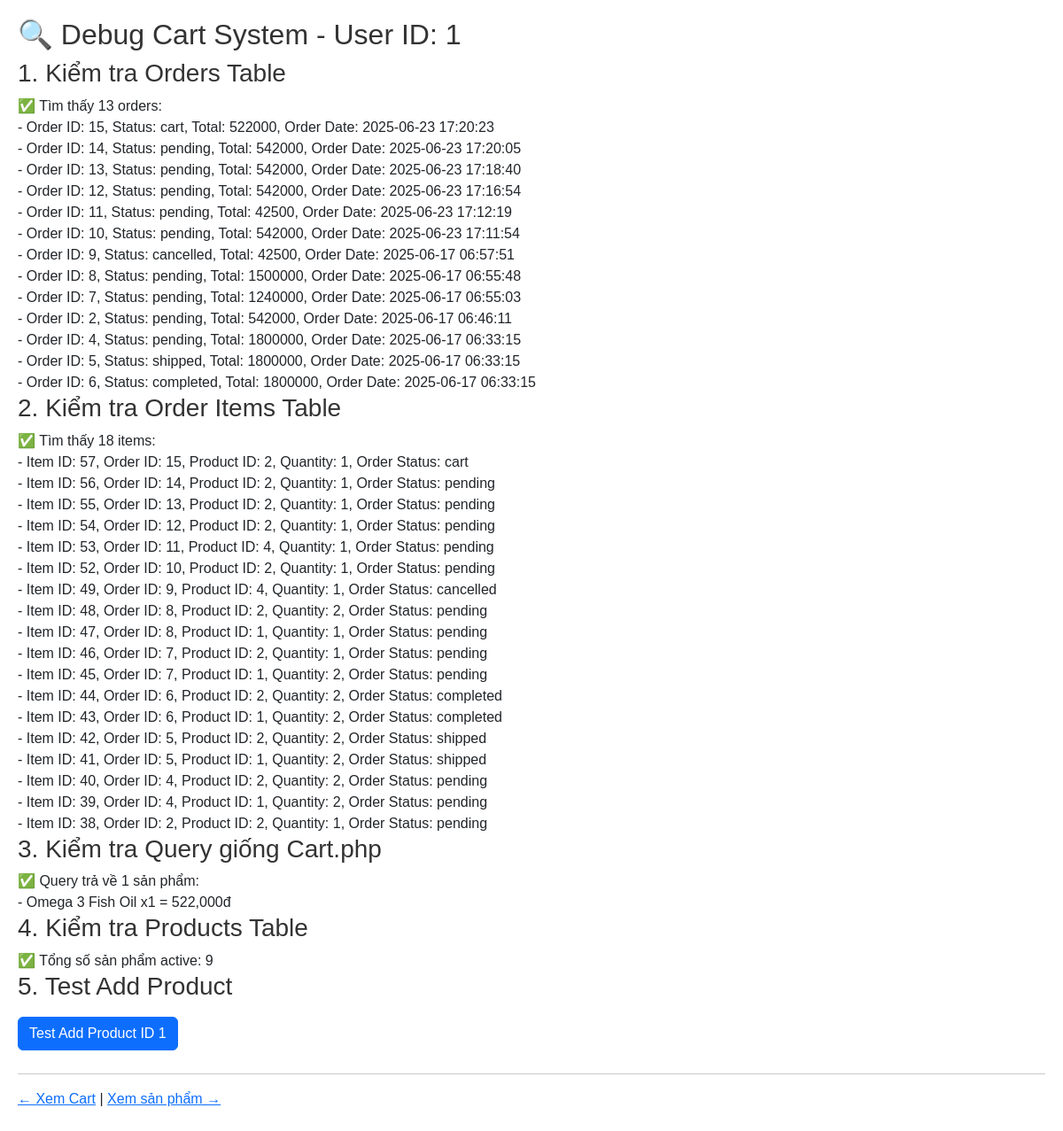
/debug/debug_cart.php (signed in), run on the app's committed database.
### tables this page shows
CREATE TABLE `orders` (
  `order_id` int(11) NOT NULL,
  `user_id` int(11) NOT NULL,
  `address_id` int(11) DEFAULT NULL,
  `shipping_address` text DEFAULT NULL,
  `total` decimal(16,0) DEFAULT NULL,
  `payment_method` varchar(50) DEFAULT NULL,
  `payment_status` varchar(50) DEFAULT 'pending',
  `status` enum('cart','pending','processing','shipped','completed','cancelled') DEFAULT 'cart',
  `order_note` text DEFAULT NULL,
  `order_date` timestamp NOT NULL DEFAULT current_timestamp(),
  `updated_at` datetime DEFAULT current_timestamp() ON UPDATE current_timestamp()
);

CREATE TABLE `order_items` (
  `item_id` int(11) NOT NULL,
  `order_id` int(11) NOT NULL,
  `product_id` int(11) NOT NULL,
  `quantity` int(11) NOT NULL,
  `unit_price` decimal(16,0) NOT NULL
);

CREATE TABLE `products` (
  `product_id` int(11) NOT NULL,
  `category_id` int(11) DEFAULT NULL,
  `name` varchar(255) NOT NULL,
  `description` text DEFAULT NULL,
  `price` decimal(16,0) NOT NULL,
  `stock` int(11) DEFAULT 0,
  `image_url` text DEFAULT NULL,
  `is_active` tinyint(1) DEFAULT 1,
  `created_at` timestamp NOT NULL DEFAULT current_timestamp(),
  `updated_at` datetime DEFAULT current_timestamp() ON UPDATE current_timestamp()
);

### debug/debug_cart.php (the view, shortened to what this page needs)
<?php
require_once 'includes/db.php';
$user_id = $_SESSION['user_id'];
echo "<h2>🔍 Debug Cart System - User ID: {$user_id}</h2>";
echo "<h3>1. Kiểm tra Orders Table</h3>";
$sql = "SELECT * FROM orders WHERE user_id = ? ORDER BY order_date DESC";
$stmt = $conn->prepare($sql);
$stmt->bind_param('i', $user_id);
$stmt->execute();
$orders = $stmt->get_result()->fetch_all(MYSQLI_ASSOC);
if (empty($orders)) {
    echo "❌ Không có order nào cho user này<br>";
} else {
    echo "✅ Tìm thấy " . count($orders) . " orders:<br>";
    foreach ($orders as $order) {
        echo "- Order ID: {$order['order_id']}, Status: {$order['status']}, Total: {$order['total']}, Order Date: {$order['order_date']}<br>";
    }
}
echo "<h3>2. Kiểm tra Order Items Table</h3>";
$sql = "SELECT oi.*, o.status as order_status FROM order_items oi
        JOIN orders o ON oi.order_id = o.order_id
        WHERE o.user_id = ? ORDER BY oi.item_id DESC";
$stmt = $conn->prepare($sql);
if (!$stmt) {
    echo "❌ SQL Error: " . $conn->error . "<br>";
} else {
    $stmt->bind_param('i', $user_id);
    $stmt->execute();
    $items = $stmt->get_result()->fetch_all(MYSQLI_ASSOC);
}
if (isset($items)) {
    if (empty($items)) {
        echo "❌ Không có items nào trong giỏ hàng<br>";
    } else {
        echo "✅ Tìm thấy " . count($items) . " items:<br>";
        foreach ($items as $item) {
            echo "- Item ID: {$item['item_id']}, Order ID: {$item['order_id']}, Product ID: {$item['product_id']}, Quantity: {$item['quantity']}, Order Status: {$item['order_status']}<br>";
        }
    }
}
echo "<h3>3. Kiểm tra Query giống Cart.php</h3>";
$sql = "
    SELECT
        o.order_id, o.total,
        oi.item_id, oi.product_id, oi.quantity, oi.unit_price,
        p.name, p.image_url, p.stock, p.price,
        COALESCE(AVG(pr.rating), 0) as avg_rating
    FROM orders o
    JOIN order_items oi ON o.order_id = oi.order_id
    JOIN products p ON oi.product_id = p.product_id
    LEFT JOIN product_reviews pr ON p.product_id = pr.product_id
    WHERE o.user_id = ? AND o.status = 'cart'
    GROUP BY oi.item_id, oi.product_id, oi.quantity, oi.unit_price, o.order_id, o.total, p.name, p.image_url, p.stock, p.price
    ORDER BY oi.item_id DESC
";
$stmt = $conn->prepare($sql);
if (!$stmt) {
    echo "❌ SQL Error: " . $conn->error . "<br>";
    $cart_items = [];
} else {
    $stmt->bind_param('i', $user_id);
    $stmt->execute();
    $cart_items = $stmt->get_result()->fetch_all(MYSQLI_ASSOC);
}
if (empty($cart_items)) {
    echo "❌ Query không trả về kết quả nào<br>";
    echo "Lý do có thể:<br>";
    echo "- Không có order nào với status='cart'<br>";
    echo "- Không có order_items nào trong cart<br>";
    echo "- Sản phẩm không tồn tại hoặc bị xóa<br>";
} else {
    echo "✅ Query trả về " . count($cart_items) . " sản phẩm:<br>";
    foreach ($cart_items as $item) {
        echo "- {$item['name']} x{$item['quantity']} = " . number_format($item['unit_price'] * $item['quantity']) . "đ<br>";
    }
}
echo "<h3>4. Kiểm tra Products Table</h3>";
$sql = "SELECT COUNT(*) as total FROM products WHERE is_active = TRUE";
$result = $conn->query($sql);
$total_products = $result->fetch_assoc()['total'];
echo "✅ Tổng số sản phẩm active: {$total_products}<br>";
echo "<h3>5. Test Add Product</h3>";
echo "<button onclick='testAddProduct()' class='btn btn-primary'>Test Add Product ID 1</button>";
?>
<link href="https://cdn.jsdelivr.net/npm/bootstrap@5.3.0/dist/css/bootstrap.min.css" rel="stylesheet">
<hr>
<p><a href="cart.php">← Xem Cart</a> | <a href="shop/products.php">Xem sản phẩm →</a></p>

### debug/debug_cart.php (style rules this page uses)
h2, h3 { color: #333; }
.btn { margin: 10px 0; }

### data on the page
orders: order_id "15", status "cart", total "522000", order_date "2025-06-23 17:20:23"
orders: order_id "14", status "pending", total "542000", order_date "2025-06-23 17:20:05"
orders: order_id "13", status "pending", total "542000", order_date "2025-06-23 17:18:40"
orders: order_id "12", status "pending", total "542000", order_date "2025-06-23 17:16:54"
orders: order_id "11", status "pending", total "42500", order_date "2025-06-23 17:12:19"
orders: order_id "10", status "pending", total "542000", order_date "2025-06-23 17:11:54"
orders: order_id "9", status "cancelled", total "42500", order_date "2025-06-17 06:57:51"
orders: order_id "8", status "pending", total "1500000", order_date "2025-06-17 06:55:48"
orders: order_id "7", status "pending", total "1240000", order_date "2025-06-17 06:55:03"
orders: order_id "2", status "pending", total "542000", order_date "2025-06-17 06:46:11"
orders: order_id "4", status "pending", total "1800000", order_date "2025-06-17 06:33:15"
orders: order_id "5", status "shipped", total "1800000", order_date "2025-06-17 06:33:15"
orders: order_id "6", status "completed", total "1800000", order_date "2025-06-17 06:33:15"
order_items: item_id "57", order "15", product "2", quantity "1", order.status "cart", product.name "Omega 3 Fish Oil", $item['unit_price'] * $item['quantity'] "522,000"
order_items: item_id "56", order "14", product "2", quantity "1", order.status "pending"
order_items: item_id "55", order "13", product "2", quantity "1", order.status "pending"
order_items: item_id "54", order "12", product "2", quantity "1", order.status "pending"
order_items: item_id "53", order "11", product "4", quantity "1", order.status "pending"
order_items: item_id "52", order "10", product "2", quantity "1", order.status "pending"
order_items: item_id "49", order "9", product "4", quantity "1", order.status "cancelled"
order_items: item_id "48", order "8", product "2", quantity "2", order.status "pending"
order_items: item_id "47", order "8", product "1", quantity "1", order.status "pending"
order_items: item_id "46", order "7", product "2", quantity "1", order.status "pending"
order_items: item_id "45", order "7", product "1", quantity "2", order.status "pending"
order_items: item_id "44", order "6", product "2", quantity "2", order.status "completed"
order_items: item_id "43", order "6", product "1", quantity "2", order.status "completed"
order_items: item_id "42", order "5", product "2", quantity "2", order.status "shipped"
order_items: item_id "41", order "5", product "1", quantity "2", order.status "shipped"
order_items: item_id "40", order "4", product "2", quantity "2", order.status "pending"
order_items: item_id "39", order "4", product "1", quantity "2", order.status "pending"
order_items: item_id "38", order "2", product "2", quantity "1", order.status "pending"

### other printed values
$user_id "1"
count($orders) "13"
count($items) "18"
count($cart_items) "1"
$total_products "9"
